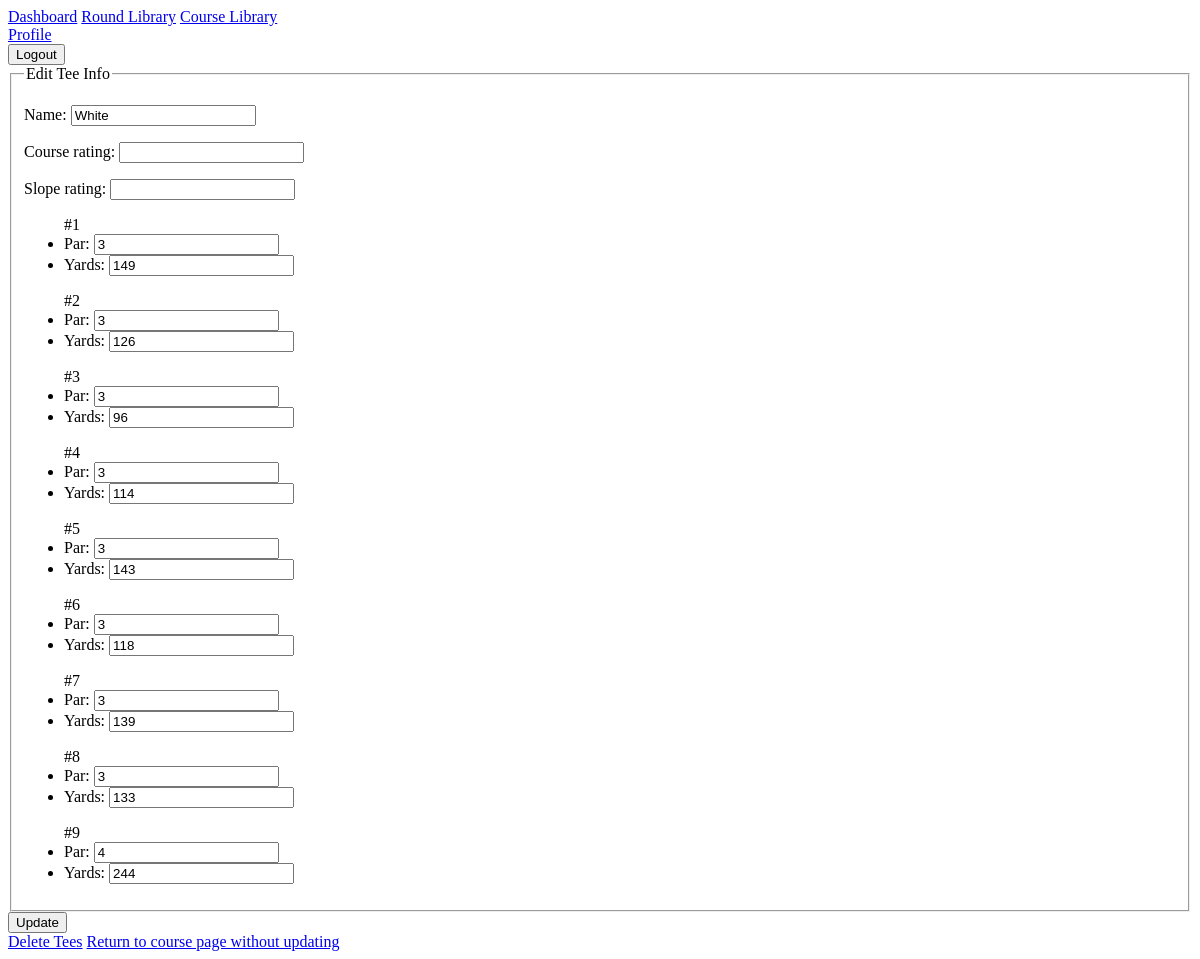
The app's page /courselibrary/1/edittee/ (signed in), older data.
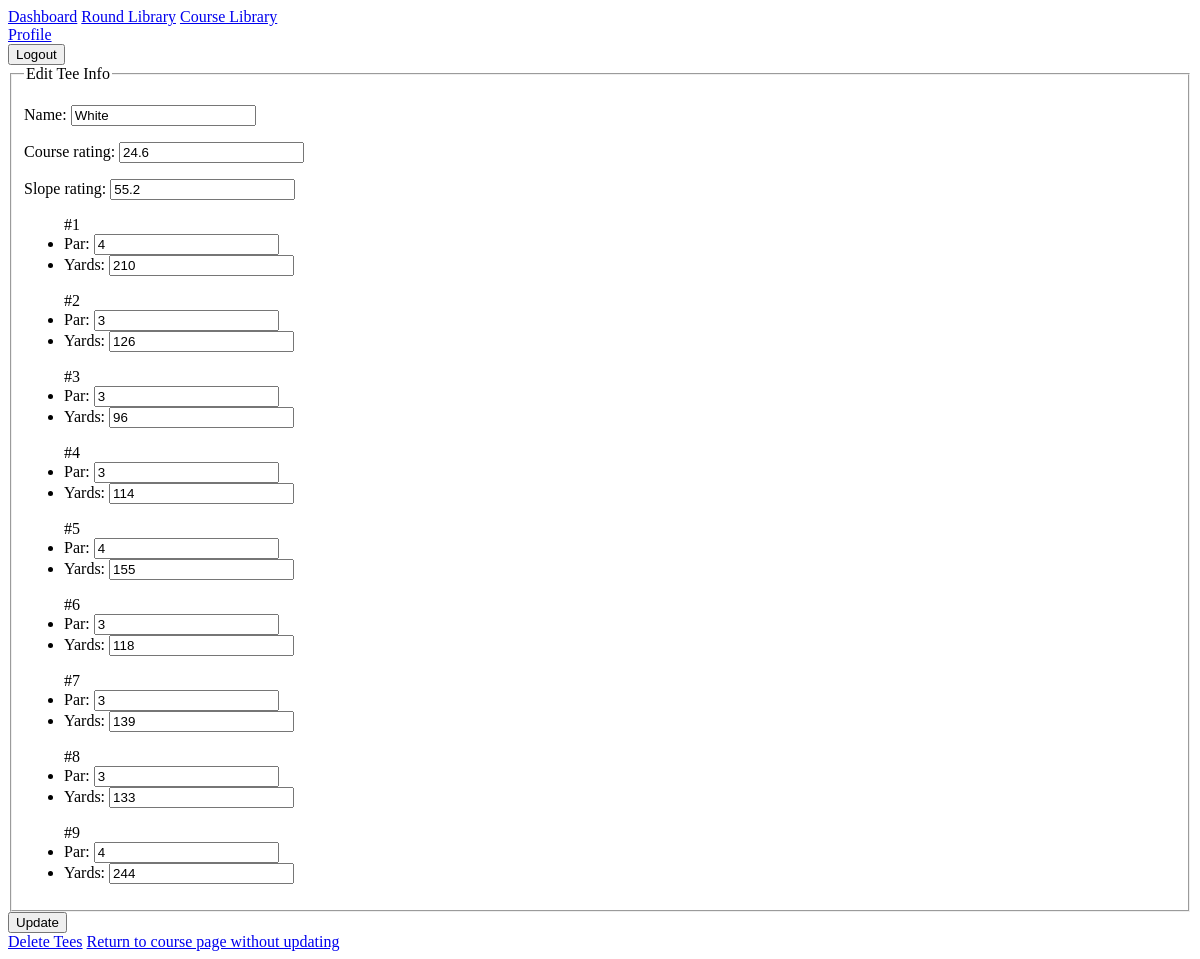
The same page, newer data.
### courselibrary/models.py (models this page shows, shortened)
class Tee(models.Model):
    name = models.CharField(max_length=128)
    date_created = models.DateTimeField(auto_now_add=True)
    course = models.ForeignKey(Course, on_delete=models.CASCADE)
    course_rating = models.FloatField(blank=True, null=True)
    slope_rating = models.FloatField(blank=True, null=True)

### courselibrary/views.py (the view)
# urls.py: path('<int:tee_id>/edittee/', views.teeEdit, name='tee-edit'),
@login_required
def teeEdit(request, tee_id):
    try:
        tee = Tee.objects.get(pk=tee_id)
        course = tee.course
    except Course.DoesNotExist:
        raise Http404("Course does not exist")
    except Tee.DoesNotExist:
        raise Http404("Tee does not exist")
    if canEditCourse(request.user, course) == False:
        raise PermissionDenied()
    HoleFormset = modelformset_factory(Hole, fields=('par', 'yards'), extra=0)
    if request.method == 'POST':
        form = TeeUpdateForm(request.POST, instance=tee)
        hole_formset = HoleFormset(request.POST, queryset=Hole.objects.filter(tees=tee))
        if form.is_valid() and hole_formset.is_valid():
            form.save()
            hole_formset.save()
            messages.success(request, f'Tee successfully update.')
            return redirect(reverse('courselibrary:edit', kwargs={ 'course_id': course.id }))
    else:
        form = TeeUpdateForm(instance=tee)
        hole_formset = HoleFormset(queryset=Hole.objects.filter(tees=tee))
    context = {
        'tee': tee,
        'form': form,
        'hole_formset': hole_formset,
        'course': course
    }
    return render(request, 'courselibrary/tee_edit.html', context)

### courselibrary/forms.py
class TeeUpdateForm(forms.ModelForm):
    class Meta:
        model = Tee
        fields = ['name', 'course_rating', 'slope_rating']

### courselibrary/views.py (called while the page is built)
def canEditCourse(user, course) -> bool:
    creator = course.creator
    is_staff = user.is_staff
    if course.verified:
        return is_staff
    else:
        return creator == user or is_staff

### courselibrary/templates/courselibrary/tee_edit.html (shortened to what this page needs)
{% extends "rounds/base.html" %}
{% block content %}
<form method="POST">
    <fieldset>
        <legend>Edit Tee Info</legend>
        {{ form.as_p }}
            {% for form in hole_formset %}
            <ul>#{{ forloop.counter }}
                <li>Par: {{ form.par }}</li>
                <li>Yards: {{ form.yards }}</li>
            </ul>
            {% endfor %}
    </fieldset>
    <button type="submit">Update</button>
</form>
<a href="{% url 'courselibrary:tee-delete' tee.id %}">Delete Tees</a>
<a href="{% url 'courselibrary:edit' course.id %}">Return to course page without updating</a>
{% endblock content %}

Row changes from the older to the newer data that the page shows:
changed Tee "White": course_rating (not shown) → "24.6"; slope_rating (not shown) → "55.2"
Text that changed along with them:
form field par: "3" → "4"
form field yards: "149" → "210"
form field yards: "143" → "155"
